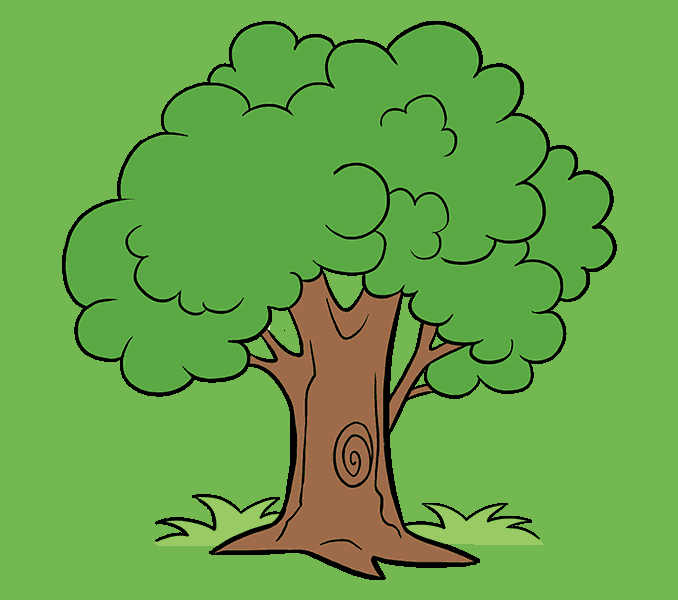
#> input picture tree.png, 678 x 600 px
$ python chapter7.py
#> lines starting #> are read from the running program, lines starting #| are printed output that depends on the picture; after the words box and inside, x2 and y2 are one past the last pixel; in counts of white or black regions, pixels touching at a corner belong together

# COLOR DETECTION

import cv2 as c
import numpy as np

def empty(a):
    pass

def stackImages(scale,imgArray):
    rows = len(imgArray)
    cols = len(imgArray[0])
    rowsAvailable = isinstance(imgArray[0], list)
    width = imgArray[0][0].shape[1]
    height = imgArray[0][0].shape[0]
    if rowsAvailable:
        for x in range ( 0, rows):
            for y in range(0, cols):
                if imgArray[x][y].shape[:2] == imgArray[0][0].shape [:2]:
                    imgArray[x][y] = c.resize(imgArray[x][y], (0, 0), None, scale, scale)
                else:
                    imgArray[x][y] = c.resize(imgArray[x][y], (imgArray[0][0].shape[1], imgArray[0][0].shape[0]), None, scale, scale)
                if len(imgArray[x][y].shape) == 2: imgArray[x][y]= c.cvtColor( imgArray[x][y], c.COLOR_GRAY2BGR)
        imageBlank = np.zeros((height, width, 3), np.uint8)
        hor = [imageBlank]*rows
        hor_con = [imageBlank]*rows
        for x in range(0, rows):
            hor[x] = np.hstack(imgArray[x])
        ver = np.vstack(hor)
    else:
        for x in range(0, rows):
            if imgArray[x].shape[:2] == imgArray[0].shape[:2]:
                imgArray[x] = c.resize(imgArray[x], (0, 0), None, scale, scale)
            else:
                imgArray[x] = c.resize(imgArray[x], (imgArray[0].shape[1], imgArray[0].shape[0]), None,scale, scale)
            if len(imgArray[x].shape) == 2: imgArray[x] = c.cvtColor(imgArray[x], c.COLOR_GRAY2BGR)
        hor= np.hstack(imgArray)
        ver = hor
    return ver

img=c.imread("tree.png")
#> img is the input picture: shape (600, 678, 3); mean B, G, R 73, 165.3, 106

height=int(.8*img.shape[0])
#> height = 480
width=int(.8*img.shape[1])
#> width = 542

img=c.resize(img, (width, height))
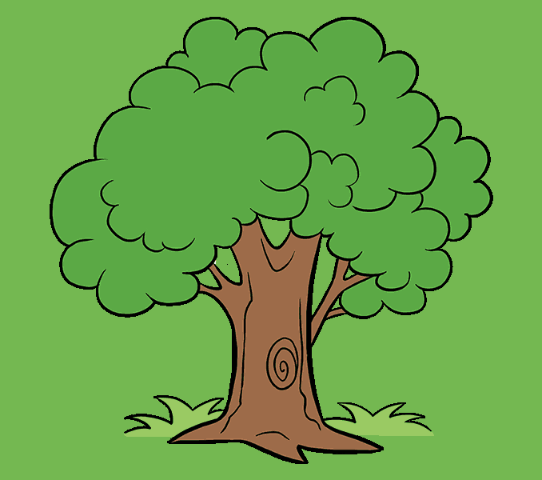
#> img: shape (480, 542, 3); mean B, G, R 73, 165.3, 106

c.namedWindow("TrackBars")
c.resizeWindow("TrackBars",640,240)
c.createTrackbar("Hue Min","TrackBars",51,179,empty)
c.createTrackbar("Hue Max","TrackBars",53,179,empty)
c.createTrackbar("Sat Min","TrackBars",147,255,empty)
c.createTrackbar("Sat Max","TrackBars",151,255,empty)
c.createTrackbar("Val Min","TrackBars",169,255,empty)
c.createTrackbar("Val Max","TrackBars",169,255,empty)

imgHSV = c.cvtColor(img, c.COLOR_BGR2HSV)
#> imgHSV: shape (480, 542, 3); mean H, S, V 47, 142.1, 168.8


# [24 lines of commented-out code are left out]


while True:
    h_min=c.getTrackbarPos("Hue Min", "TrackBars")
    h_max=c.getTrackbarPos("Hue Max", "TrackBars")
    s_min=c.getTrackbarPos("Sat Min", "TrackBars")
    s_max=c.getTrackbarPos("Sat Max", "TrackBars")
    v_min=c.getTrackbarPos("Val Min", "TrackBars")
    v_max=c.getTrackbarPos("Val Max", "TrackBars")
    print(h_min, h_max, s_min, s_max, v_min, v_max)

    lowerb=np.array([h_min, s_min, v_min])
    upperb=np.array([h_max, s_max, v_max])
    mask=c.inRange(imgHSV, lowerb, upperb)
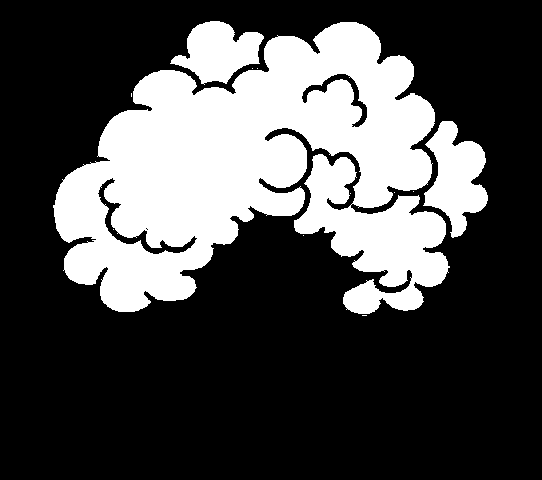
#> mask: shape (480, 542); 29.2% white; 12 white regions (9 under 20 px), largest, box (x1, y1, x2, y2) and area: (53, 22, 450, 314) 68269, (423, 121, 488, 238) 4294, (170, 21, 264, 85) 3501

    imgResult=c.bitwise_and(img, img, mask=mask)
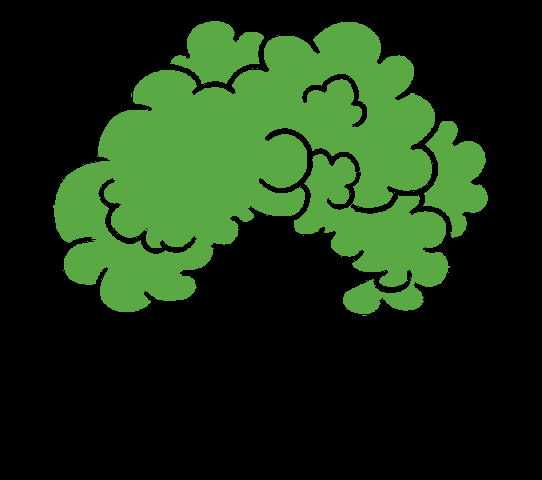
#> imgResult: shape (480, 542, 3); mean B, G, R 20.2, 49.4, 26.6
    imgstack=stackImages(1, [[img, imgHSV], [mask, imgResult]])
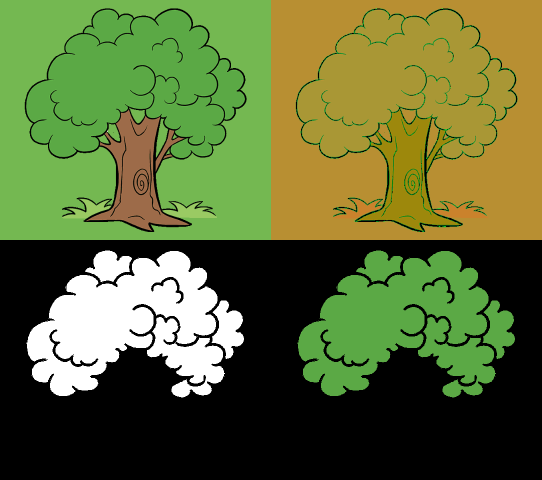
#> imgstack: shape (960, 1084, 3) (shown at 1/2 size); mean B, G, R 53.7, 107.9, 94

    c.imshow("Getting green color of the leaves", imgstack)
    if c.waitKey(1) & 0xFF==ord('q'):
#> (key q is pressed here)
        c.destroyAllWindows()
        break
